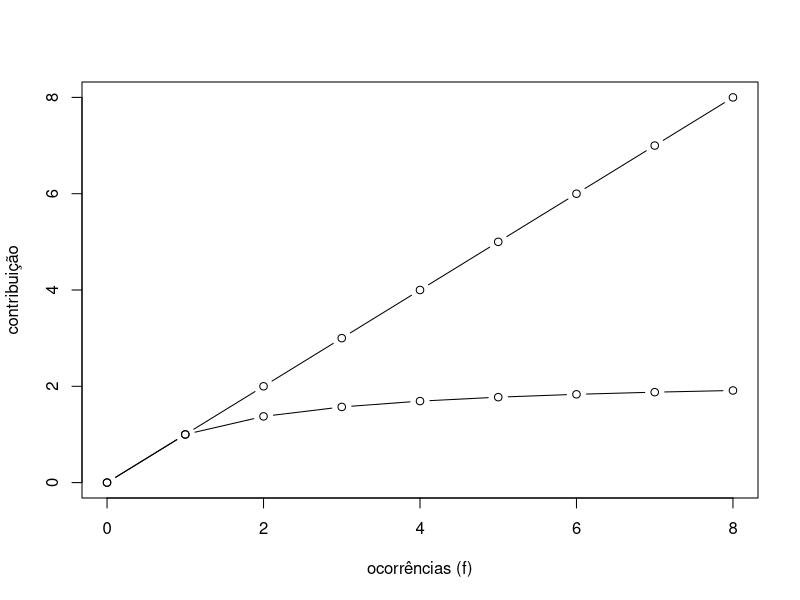

Recreate this plot in R. (Note: this script raises an error after producing the figure.)
# R | aula04_teoria.R | blocos literais do guia; executar pelo runner.

# Bloco 1
f <- 0:5                                  # os valores de f que vamos testar
round(exp(-2) * 2^f / factorial(f), 3)    # P(X = f) com lambda = 2, para cada f de uma vez

# Bloco 2
w2p <- function(f, p = 0.6, q = 0.1, lam = 3, mu = 0.2) {    # o peso 2-Poisson do Módulo 4
  num <- p * exp(-lam) * lam^f + (1 - p) * exp(-mu) * mu^f   # mistura, dado relevante
  den <- q * exp(-lam) * lam^f + (1 - q) * exp(-mu) * mu^f   # mistura, dado irrelevante
  log(num / den)                                             # o log da razão
}                                                            # fim da função
round(w2p(c(0, 1, 2, 3, 5, 8)) - w2p(0), 3)                  # a curva, já normalizada

# Bloco 3
f <- 0:8                                                   # ocorrências do termo
plot(f, f, type = "b",                                     # o TF linear: uma reta
     xlab = "ocorrências (f)", ylab = "contribuição")      # nomes dos eixos
lines(f, f * 2.2 / (f + 1.2), type = "b")                  # o BM25 com k1 = 1,2: dobra e para

# Bloco 4
ix$tf[c("modelo", "de", "recuperacao"), ]   # as linhas dos três termos da consulta

# Bloco 5
dl    <- colSums(ix$tf)                                     # |d|: quantas palavras tem cada documento
avgdl <- mean(dl)                                           # avgdl: o tamanho MÉDIO
idf_b <- log((ix$N - ix$df + 0.5) / (ix$df + 0.5) + 1)      # o IDF do Módulo 8, um por termo
dl                                                          # mostra os 8 tamanhos

# Bloco 6
bm25_doc <- function(termos, d, k1 = 1.2, b = 0.75) {   # escore BM25 de UM documento d
  s <- 0                                                 # acumulador do somatório
  for (t in termos) {                                    # a SOMA sobre os termos da consulta
    if (!t %in% ix$vocab) next                           # termo fora do vocabulário: pula
    f <- ix$tf[t, d]                                     # f: frequência do termo NESTE documento
    if (f == 0) next                                     # termo ausente: contribui 0 (por quê?)
    K <- k1 * (1 - b + b * dl[[d]] / avgdl)              # o K do Módulo 7
    s <- s + idf_b[[t]] * (f * (k1 + 1)) / (f + K)       # a contribuição do termo
  }                                                      # fim do for
  s                                                      # devolve a soma
}                                                        # fim da função

# Bloco 7
consulta <- preparar("modelo de recuperacao", cfg)                     # a MESMA limpeza do índice (motor)
scores <- sapply(colnames(ix$tf), function(d) bm25_doc(consulta, d))   # um escore por documento
round(sort(scores, decreasing = TRUE), 3)                              # do maior ao menor

# Bloco 8
sat <- function(f, k1 = 1.2) (f * (k1 + 1)) / (f + k1)   # a saturação, sem o tamanho
round(sat(1:5), 3)                                       # f = 1 a 5

# Bloco 9
s2 <- sapply(colnames(ix$tf), function(d) bm25_doc(consulta, d, k1 = 0.5))   # troque k1 ou b aqui
round(sort(s2, decreasing = TRUE), 3)                                        # a ordem mudou?
